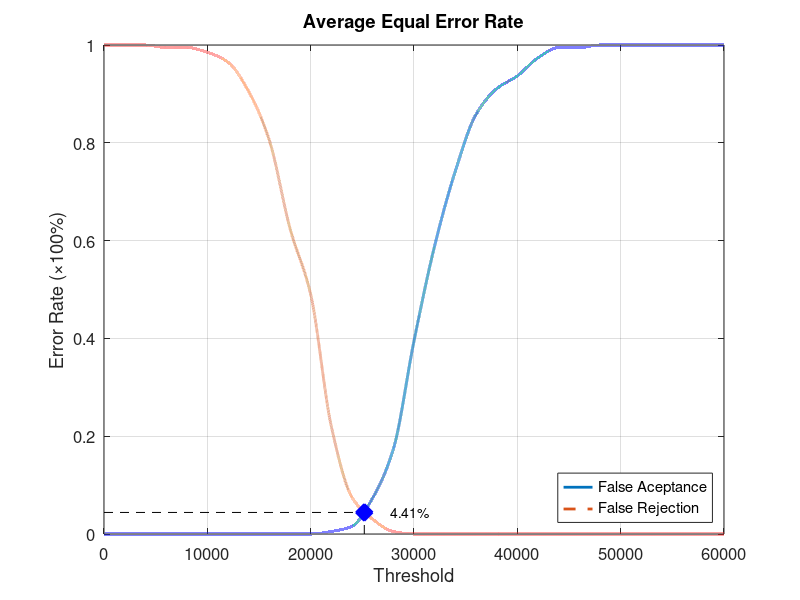
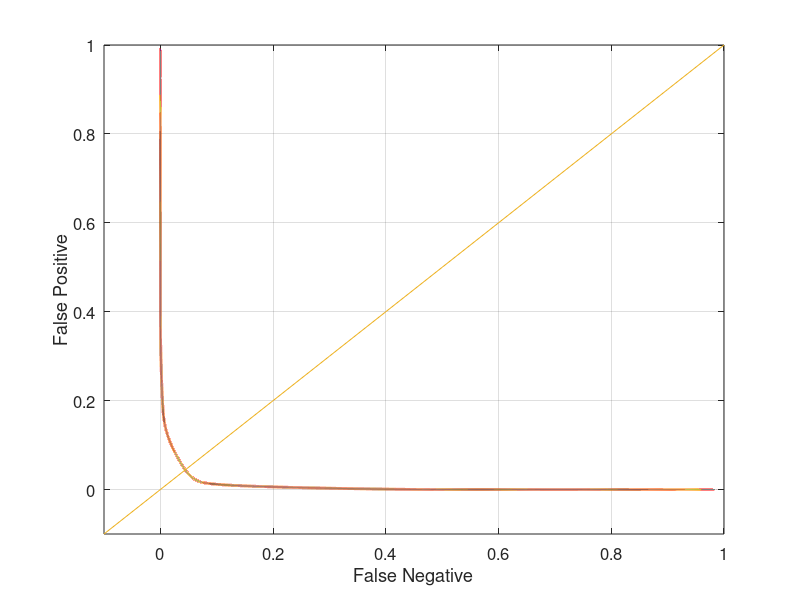

Here is the MATLAB script that generated these plots, in order:
function yEER = Database3_3
close all;
clear;
clc;
x = 0:2000:60000;
xq = 0:0.5:60000;

y0 = [0 0 0 0 0 0 0 0 0 0 0 0.00526316 0.0157895 0.0736842 0.173684 0.394737 0.589474 0.742105 0.857895 0.910526 0.936842 0.973684 0.994737 0.994737 1 1 1 1 1 1 1];
yy0 = interp1(x, y0, xq, 'pchip');
y1 = [1 1 1 0.995 0.995 0.985 0.965 0.905 0.805 0.625 0.49 0.22 0.075 0.03 0.005 0 0 0 0 0 0 0 0 0 0 0 0 0 0 0 0];
yy1 = interp1(x, y1, xq, 'pchip');

% Calculating EER: 
y2 = abs(y0 - y1);
find(y2 == min(y2))
yy2 = abs(yy0 - yy1);
xEER = find(yy2 == min(yy2));
xEERIndex = xq(xEER) % X-axis EER
yEER = yy0(xEER) % Y-axis EER

main = figure
plot(xq, yy0,'-','LineWidth', 2);	hold on
plot(xq, yy1,'--','LineWidth', 2);	hold on
plot([xEERIndex xEERIndex], [0 yEER], 'k--');	hold on
plot([0 xEERIndex], [yEER yEER], 'k--');	hold on
plot(xEERIndex, yEER, 'bx', 'LineWidth', 10);	hold on
text(xEERIndex + 10 * xEERIndex / 100, yEER, [num2str(round((10000 * yEER)) / 100) '%'])
legend('False Aceptance', 'False Rejection', 'Location', 'SouthEast')
xlabel('Threshold')
ylabel('Error Rate (\times100%)')
title('Average Equal Error Rate')
set(gca, 'FontSize', 12)
axis([0 60000 0 1])
grid on

print(main, 'Database3_3Main', '-dpng');
FNRxFPR = figure('Color', [1 1 1]);
plot(yy1, yy0, '-', yy1, yy0, 'LineWidth', 2);
hold on
y = -0.1:0.1:1
plot(y, y); 
set(gca, 'FontSize', 12)
xlabel('False Negative')
ylabel('False Positive')
axis([-0.1 1 -0.1 1])
set(gca, 'FontSize', 12)
grid on

print(FNRxFPR, 'Database3_3FNRxFPR','-dpng');
end
